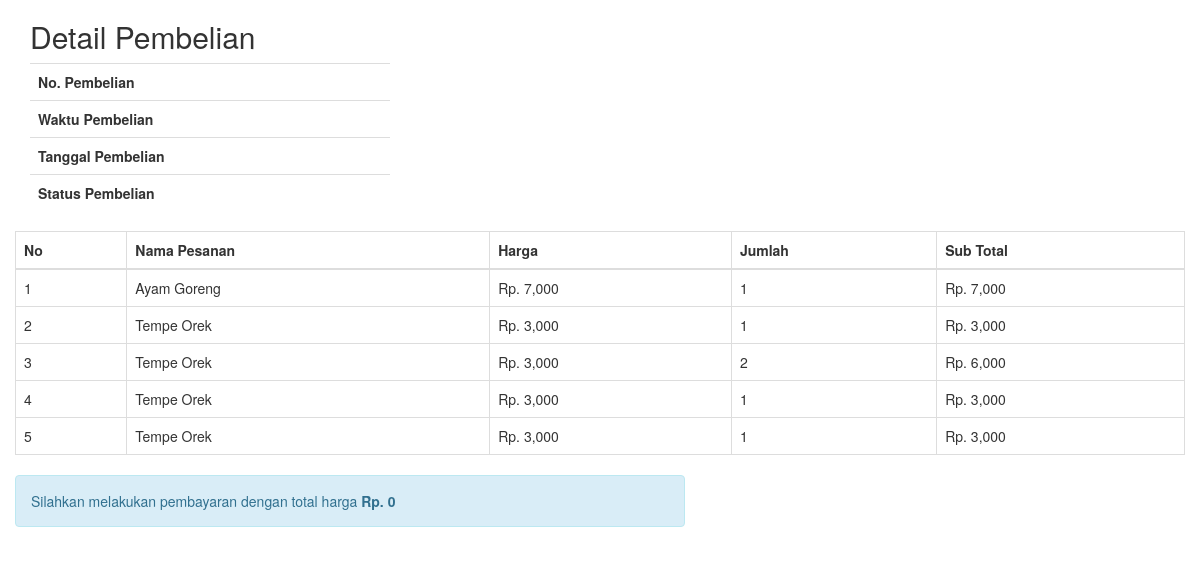
/nota.php, run on the app's committed database.
### tables this page shows
CREATE TABLE `beli_hidangan` (
  `id_beli_hidangan` int(11) NOT NULL,
  `id_pembelian` int(11) NOT NULL,
  `id_hidangan` int(11) NOT NULL,
  `jumlah` int(11) NOT NULL,
  `nama` varchar(100) NOT NULL,
  `harga` int(11) NOT NULL,
  `subharga` int(11) NOT NULL
);

### nota.php (the view, shortened to what this page needs)
<?php
include 'koneksi.php'; ?>
<!DOCTYPE html>
<html>
<head>
	<link rel="stylesheet" href="admin/assets/css/bootstrap.css">
</head>
<body>
<section class="konten">
	<div class="container">
		<h2>Detail Pembelian</h2>
<?php
$ambil = $koneksi->query("SELECT * FROM pembelian WHERE id_pembelian='$_GET[id]'");
$detail = $ambil->fetch_assoc();
?>
<div class="row">
	<div class="col-md-4">
		<table class="table">
				<tr>
					<th>No. Pembelian</th>
					<td><?php echo $detail['id_pembelian']; ?></td>
				</tr>
				<tr>
					<th>Waktu Pembelian</th>
					<td><?php echo $detail["waktu_pembelian"] ?></td>
				</tr>
				<tr>
					<th>Tanggal Pembelian</th>
					<td><?php echo $detail["tanggal_pembelian"] ?></td>
				</tr>
				<tr>
					<th>Status Pembelian</th>
					<td><?php echo $detail["status_pembelian"] ?></td>
				</tr>
			</table>
	</div>
<table class="table table-bordered">
	<thead>
		<tr>
			<th>No</th>
			<th>Nama Pesanan</th>
			<th>Harga</th>
			<th>Jumlah</th>
			<th>Sub Total</th>
		</tr>
	</thead>
	<tbody>
		<?php $nomor=1; ?>
		<?php $ambil=$koneksi->query("SELECT * FROM beli_hidangan WHERE id_pembelian='$_GET[id]'"); ?>
			<?php while($pecah=$ambil->fetch_assoc()){ ?>
		<tr>
			<td><?php echo $nomor; ?></td>
			<td><?php echo $pecah['nama']; ?></td>
			<td>Rp. <?php echo number_format($pecah['harga']) ; ?></td>
			<td><?php echo $pecah['jumlah']; ?></td>
			<td>Rp. <?php echo number_format($pecah['subharga']) ; ?></td>
		</tr>
		<?php $nomor++; ?>
		<?php } ?>
	</tbody>
</table>
<div class="row">
	<div class="col-md-7">
		<div class="alert alert-info">
			<p>
				Silahkan melakukan pembayaran dengan total harga <strong>Rp. <?php echo number_format($detail
				['total_pembelian']);  ?></strong>
			</p>
		</div>
	</div>
</div>
</section>
</body>
</html>

### data on the page
beli_hidangan: nama "Ayam Goreng", harga "7,000", jumlah "1", subharga "7,000"
beli_hidangan: nama "Tempe Orek", harga "3,000", jumlah "1", subharga "3,000"
beli_hidangan: nama "Tempe Orek", harga "3,000", jumlah "2", subharga "6,000"
beli_hidangan: nama "Tempe Orek", harga "3,000", jumlah "1", subharga "3,000"
beli_hidangan: nama "Tempe Orek", harga "3,000", jumlah "1", subharga "3,000"
